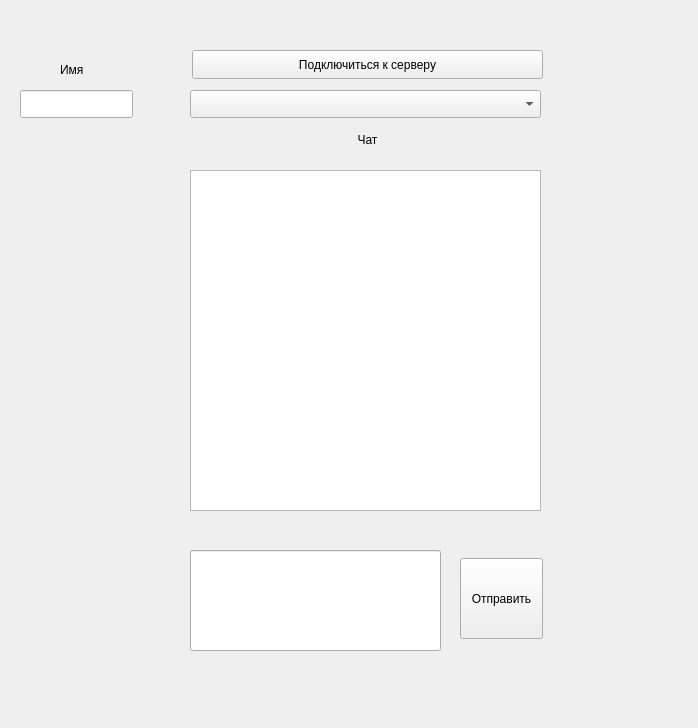
<?xml version="1.0" encoding="UTF-8"?>
<ui version="4.0">
 <class>ClientWindow</class>
 <widget class="QWidget" name="ClientWindow">
  <property name="geometry">
   <rect>
    <x>0</x>
    <y>0</y>
    <width>698</width>
    <height>728</height>
   </rect>
  </property>
  <property name="font">
   <font>
    <family>Segoe UI</family>
   </font>
  </property>
  <property name="windowTitle">
   <string>Form</string>
  </property>
  <widget class="QPushButton" name="pushButton">
   <property name="geometry">
    <rect>
     <x>460</x>
     <y>558</y>
     <width>83</width>
     <height>81</height>
    </rect>
   </property>
   <property name="text">
    <string>Отправить</string>
   </property>
  </widget>
  <widget class="QLineEdit" name="lineEdit">
   <property name="geometry">
    <rect>
     <x>190</x>
     <y>550</y>
     <width>251</width>
     <height>101</height>
    </rect>
   </property>
   <property name="font">
    <font>
     <family>Segoe UI</family>
     <pointsize>22</pointsize>
    </font>
   </property>
   <property name="cursor">
    <cursorShape>ArrowCursor</cursorShape>
   </property>
   <property name="alignment">
    <set>Qt::AlignmentFlag::AlignLeading|Qt::AlignmentFlag::AlignLeft|Qt::AlignmentFlag::AlignVCenter</set>
   </property>
  </widget>
  <widget class="QLabel" name="label">
   <property name="geometry">
    <rect>
     <x>192</x>
     <y>130</y>
     <width>351</width>
     <height>20</height>
    </rect>
   </property>
   <property name="font">
    <font>
     <family>Segoe UI</family>
     <hintingpreference>PreferDefaultHinting</hintingpreference>
    </font>
   </property>
   <property name="cursor">
    <cursorShape>ArrowCursor</cursorShape>
   </property>
   <property name="layoutDirection">
    <enum>Qt::LayoutDirection::LeftToRight</enum>
   </property>
   <property name="text">
    <string>Чат</string>
   </property>
   <property name="alignment">
    <set>Qt::AlignmentFlag::AlignCenter</set>
   </property>
  </widget>
  <widget class="QComboBox" name="comboBox">
   <property name="geometry">
    <rect>
     <x>190</x>
     <y>90</y>
     <width>351</width>
     <height>28</height>
    </rect>
   </property>
  </widget>
  <widget class="QTextBrowser" name="textBrowser">
   <property name="geometry">
    <rect>
     <x>190</x>
     <y>170</y>
     <width>351</width>
     <height>341</height>
    </rect>
   </property>
  </widget>
  <widget class="QPushButton" name="connectButton">
   <property name="geometry">
    <rect>
     <x>192</x>
     <y>50</y>
     <width>351</width>
     <height>29</height>
    </rect>
   </property>
   <property name="text">
    <string>Подключиться к серверу</string>
   </property>
  </widget>
  <widget class="QLineEdit" name="nameSocket">
   <property name="geometry">
    <rect>
     <x>20</x>
     <y>90</y>
     <width>113</width>
     <height>28</height>
    </rect>
   </property>
   <property name="text">
    <string/>
   </property>
  </widget>
  <widget class="QLabel" name="label_2">
   <property name="geometry">
    <rect>
     <x>60</x>
     <y>60</y>
     <width>31</width>
     <height>20</height>
    </rect>
   </property>
   <property name="text">
    <string>Имя</string>
   </property>
  </widget>
 </widget>
 <resources/>
 <connections/>
</ui>
